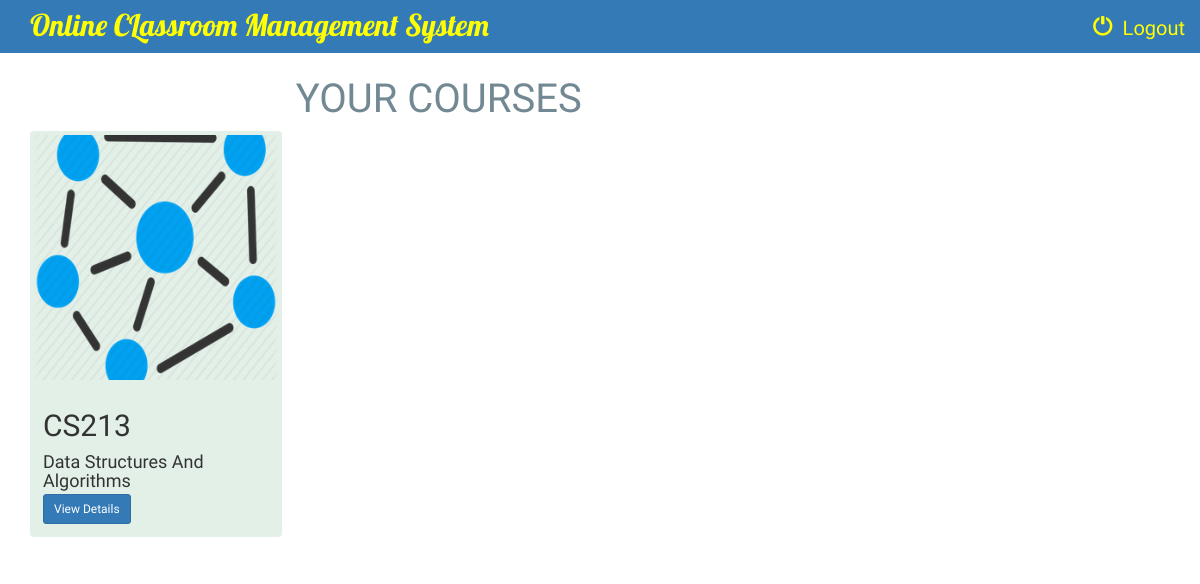
/instructor/instructor_index/ (signed in), run on the app's committed database.
### instructor/models.py (models this page shows, shortened)
class Course(models.Model):
    name = models.CharField(max_length=100)
    code = models.CharField(max_length=100)
    instructor = models.ForeignKey(Instructor, on_delete=models.CASCADE)
    course_logo = models.FileField(default=1)

### instructor/views.py (the view)
# urls.py: path('instructor_index/', views.instructor_index, name='instructor_index'),
@login_required
def instructor_index(request):
    user = request.user
    instructor = Instructor.objects.get(user=request.user)
    courses = Course.objects.filter(instructor=instructor)
    context = {
        'user': user,
        'instructor': instructor,
        'courses': courses,
    }
    return render(request, 'instructor/instructor_index.html', context)

### instructor/templates/instructor/instructor_index.html (shortened to what this page needs)
{% extends 'instructor/instructor_basic_page.html' %}
{% block body %}
<div class="albums-container container-fluid"style="font-family: Ledger;font-size: 22px;">
    <div class="row col-sm-9" >
        <div class="col-sm-12"style="font-family: 'Alfa Slab One';font-size:24px;">
            <h3 align="center" style="font-family:Volkhov,cursive;font-size:40px;color: #728892">YOUR COURSES</h3>
        </div >
        {% if courses %}
            {% for course in courses %}
                <div  class="col-sm-6 col-lg-4" >
                    <div class="thumbnail" style="background-color: #e3f0e8;border: 0px solid #66cdaa;">
                        <a href="{% url 'instructor:instructor_detail' course.id %}">
                             <img src="{{ course.course_logo.url }}" class="img-responsive">
                        </a>
                        <div class="caption">
                            <h2>{{ course.code }}</h2>
                            <div style="height: 40px">
                                <h4>{{ course.name }}</h4>
                            </div>
                            <a href="{% url 'instructor:instructor_detail' course.id %}" class="btn btn-primary btn-sm" role="button">View Details</a>
                        </div>
                    </div>
                </div>
            {% endfor %}
        {% else %}
            <div class="col-sm-12">
                <br>
                <h4>You are not enrolled in any courses</h4>
            </div>
        {% endif %}
    </div>
{% endblock %}

### instructor/templates/instructor/instructor_basic_page.html (style rules this page uses)
a { color: yellow; }
body { background: url('https://i.pinimg.com/originals/5d/5d/79/5d5d79ab40f17440b11dfdf9cd0f1f08.jpg') no-repeat center center fixed; background-size: cover; font-family: Ledger;font-size: 20px; }

### data on the page
Course: course_logo (picture), code "CS213", name "Data Structures And Algorithms"
